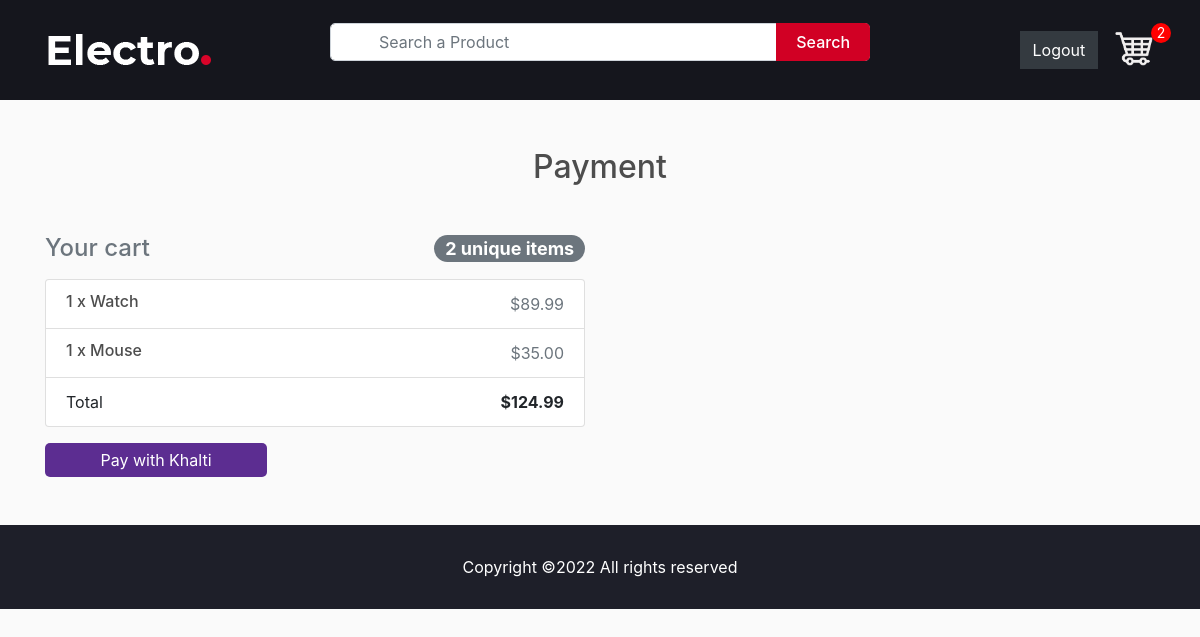
Before: /payment (signed in) with the older database file.
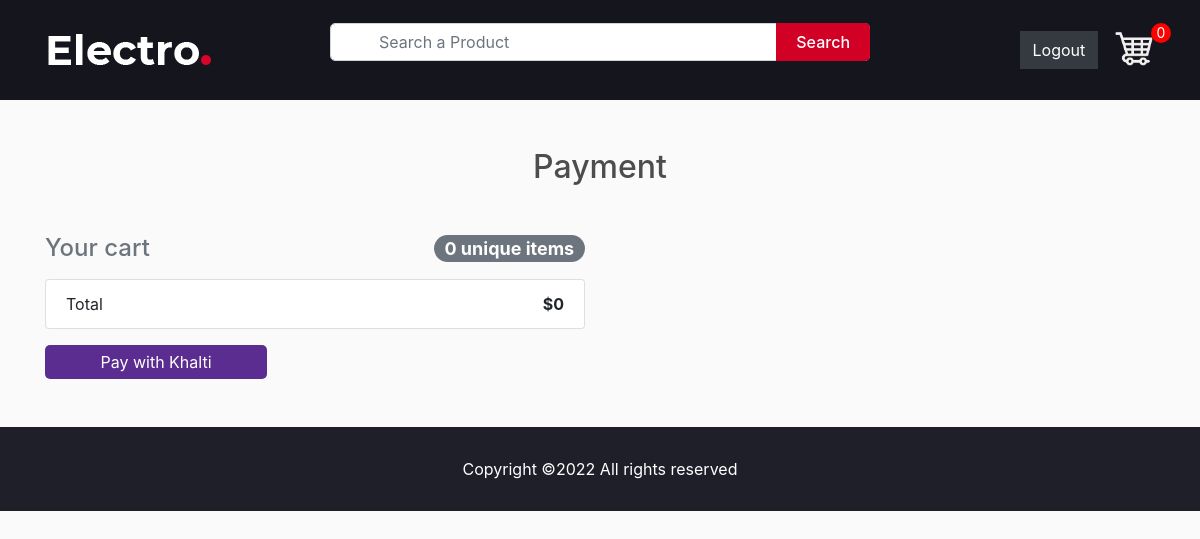
After: the same page with the newer database file.
### store/models.py (models this page shows, shortened)
class Order(models.Model):
    customer = models.ForeignKey(Customer, on_delete=models.CASCADE, blank=True, null=True)
    items = models.ManyToManyField(OrderItem)
    date_orderd = models.DateTimeField(auto_now_add=True)
    ordered = models.BooleanField(default=False, null=False, blank=False)
    being_delivered = models.BooleanField(default=False)
    transaction_id = models.CharField(max_length=200, null=True)
    total_price = models.FloatField(max_length=200, null=True) #added
    sphipping_address = models.ForeignKey('ShippingAddress', on_delete=models.SET_NULL, blank=True, null=True)
    payment = models.ForeignKey('Payment', on_delete=models.SET_NULL, blank=True, null=True)
    def get_total(self):
        total = 0
        for order_items in self.items.all():
            total = total + order_items.get_total_item_price
        return total
    @property
    def get_cart_items(self):
        total = 0
        for order_item in self.items.all():
            total += order_item.quantity
        return total

class OrderItem(models.Model):
    customer = models.ForeignKey(Customer, on_delete=models.CASCADE, blank=True, null=True)
    product = models.ForeignKey(Product, on_delete=models.CASCADE, null=True)
    quantity = models.IntegerField(default=0, null=True, blank=True)
    ordered = models.BooleanField(default=False)
    @property
    def get_total_item_price(self):
        total = self.product.price * self.quantity
        return total

class Product(models.Model):
    name = models.CharField(max_length=200, null=True)
    price = models.DecimalField(max_digits=7, decimal_places=2)
    digital = models.BooleanField(default=False, null=True, blank=False)
    image = models.ImageField(null=True, blank=True)
    status = models.BooleanField(default=False, null=True, blank=False) #changed
    description = models.TextField(max_length=1000, null=True, blank=True) #added

### store/views.py (the view)
# urls.py: path("payment", PaymentView.as_view(), name="payment"),
class PaymentView(LoginRequiredMixin, View):
    login_url = 'login'
    def get(self, *args, **kwargs):
        try:
            customer = get_object_or_404(Customer, user=self.request.user)
            order = Order.objects.get(customer=customer, ordered=False)
            form = CheckoutForm()
            context = {
                'form': form,
                'order': order
            }
            return render(self.request, 'store/payment.html', context)
        except ObjectDoesNotExist:
            return redirect('payment')

### store/forms.py
class CheckoutForm(forms.Form):
    street_address = forms.CharField()
    appartment_address = forms.CharField(required=False)
    country = forms.CharField()
    contact = forms.RegexField(regex=r'^[0-9]{5,10}$')
    def __init__(self, *args, **kwargs):
        super(CheckoutForm, self).__init__(*args, **kwargs)
        self.fields['country'].initial = 'Nepal'
        self.fields['street_address'].widget.attrs.update(
            {'class': 'form-control', 'placeholder': 'Enter your address'})
        self.fields['appartment_address'].widget.attrs.update(
            {'class': 'form-control', 'placeholder': 'Enter your secondary address'})
        self.fields['country'].widget.attrs.update(
            {'class': 'form-control', 'placeholder': 'Enter your country name'})
        self.fields['contact'].widget.attrs.update(
            {'class': 'form-control', 'placeholder': 'Enter your phone no.'})

### context_processors/context_processors.py (called while the page is built, shortened)
def total_cart_items(request):
    if request.user.is_authenticated:
        customer = request.user.customer
        order, created = Order.objects.get_or_create(customer = customer, ordered=False)
        cartItems = order.get_cart_items
    return {'totalCartItems':cartItems}

### store/templates/store/payment.html (shortened to what this page needs)
{% extends 'store/header.html' %} {% load static %} {% load crispy_forms_tags %}
 {% block content %}
<main>
    <section class="py-5">
        <div class="container">
            <h2 class="h2 text-center mb-5">Payment</h2>
            <div class="row">
                {% include "store/order_snippet.html" %}
                <div class="col-12">
                    <button
                        id="payment-button"
                        style="
                            background-color: #5c2d91;
                            cursor: pointer;
                            color: #fff;
                            border: none;
                            padding: 5px 10px;
                            border-radius: 5px;
                            width: 20%;
                        "
                    >
                        Pay with Khalti
                    </button>
                </div>
            </div>
        </div>
    </section>
</main>
{% endblock content %}

### store/templates/store/order_snippet.html
<div class="col-md-6">
    <h4 class="d-flex justify-content-between align-items-center mb-3">
        <span class="text-muted">Your cart</span>
        <span class="badge badge-secondary badge-pill"
            >{{ order.items.count }} unique items</span
        >
    </h4>
    <ul class="list-group mb-3 z-depth-1">
        {% for order_item in order.items.all %}
        <li class="list-group-item d-flex justify-content-between lh-condensed">
            <div>
                <h6 class="my-0">
                    {{ order_item.quantity }} x {{ order_item.product.name}}
                </h6>
            </div>
            <span class="text-muted"
                >${{ order_item.get_total_item_price }}</span
            >
        </li>
        {% endfor %}
        <li class="list-group-item d-flex justify-content-between">
            <span>Total</span>
            <strong>${{ order.get_total }}</strong>
        </li>
    </ul>
</div>

Changed rows visible on the page:
removed Order: items.count "2", get_total "124.99"
removed OrderItem: quantity "1", product.name "Watch", get_total_item_price "89.99"
removed OrderItem: quantity "1", product.name "Mouse", get_total_item_price "35.00"
added Order: items.count "0", get_total "0"
Other visible differences:
{{ totalCartItems }}: "2" → "0"
